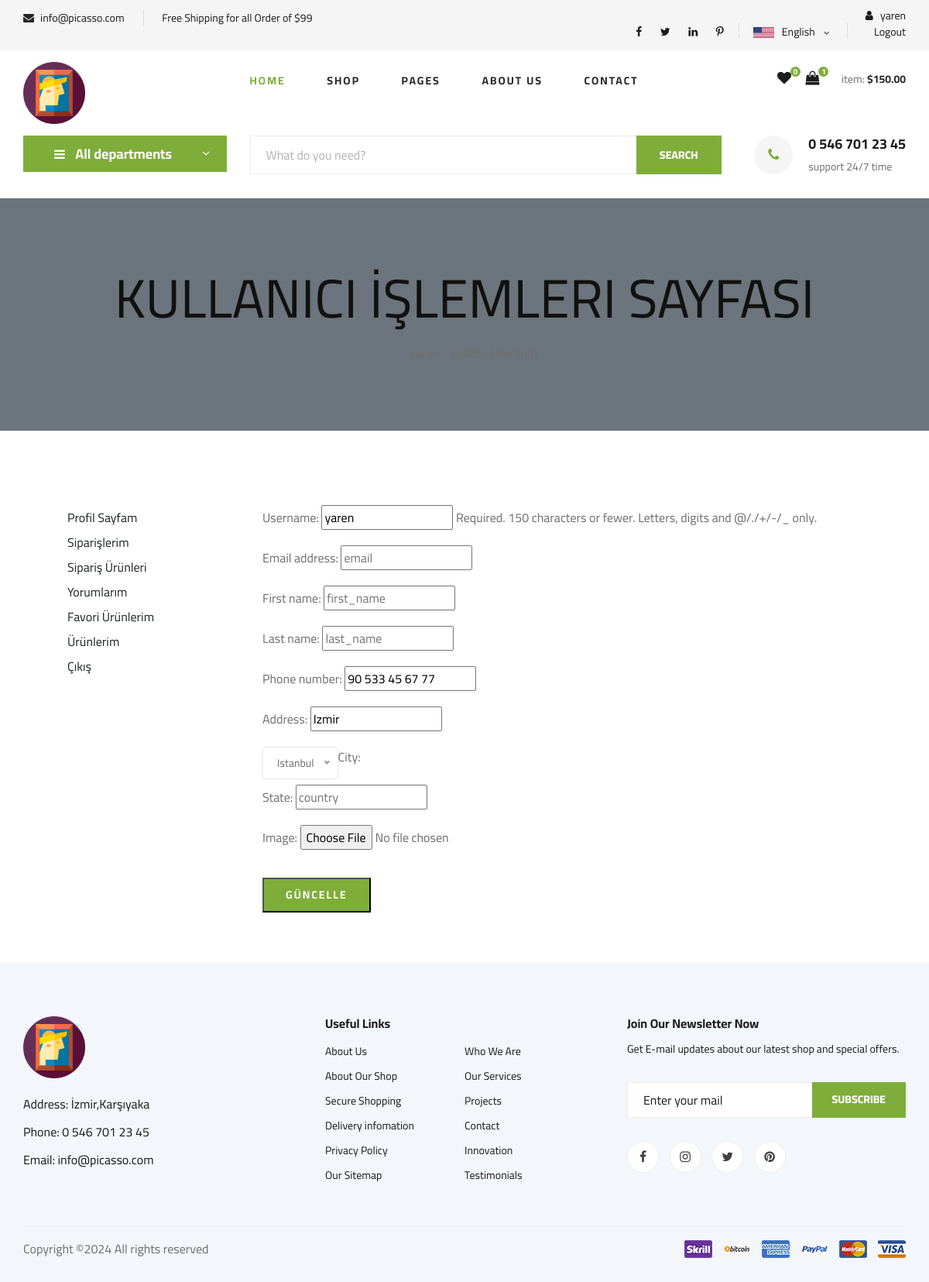
Page /user/update (signed in) on the committed database.
### home/models.py (models this page shows, shortened)
class Settings(models.Model):
    STATUS = (('True', 'True'), ('False', 'False'))
    title = models.CharField(max_length=150)
    keywords = models.CharField(max_length=255)
    description = models.CharField(max_length=255)
    company = models.CharField(max_length=50)
    address = models.CharField(blank=True, max_length=100)
    phone = models.CharField(blank=True, max_length=15)
    fax = models.CharField(blank=True, max_length=15)
    email = models.CharField(blank=True, max_length=50)
    smtpserver = models.CharField(blank=True, max_length=50)
    smtpemail = models.CharField(blank=True, max_length=50)
    smtppassword = models.CharField(blank=True, max_length=10)
    smtpport = models.CharField(blank=True, max_length=5)
    icon = models.ImageField(blank=True, upload_to='images/')
    facebook = models.CharField(blank=True, max_length=50)
    instagram = models.CharField(blank=True, max_length=50)
    twitter = models.CharField(blank=True, max_length=50)
    youtube = models.CharField(blank=True, max_length=50)
    aboutus = RichTextUploadingField()
    contact = RichTextUploadingField()
    references = RichTextUploadingField()
    status = models.CharField(max_length=10, choices=STATUS)
    create_at = models.DateTimeField(auto_now_add=True)
    update_at = models.DateTimeField(auto_now=True)

### user/models.py (models this page shows, shortened)
class UserProfile(models.Model):
    user = models.OneToOneField(User, on_delete=models.CASCADE, primary_key=True)
    phone_number = models.CharField(max_length=15, blank=True)
    address = models.CharField(max_length=100, blank=True)
    city = models.CharField(max_length=100, blank=True)
    state = models.CharField(max_length=100, blank=True)
    image = models.ImageField(upload_to='images/users/', default='images/users/default.jpg')
    def image_tag(self):
        return mark_safe('<img src="{}" height="50"/>'.format(self.image.url))
    image_tag.short_description = 'Image'

### user/views.py (the view)
# urls.py: path('update', views.user_update, name='user_update'),
@login_required(login_url='/user/login/')
def user_update(request):
    if request.method == 'POST':
        user_form = UserUpdateForm(request.POST, instance=request.user)
        profile_form = ProfileUpdateForm(request.POST, request.FILES, instance=request.user.userprofile)
        if user_form.is_valid() and profile_form.is_valid():
            user_form.save()
            profile_form.save()
            messages.success(request, 'Kullanıcı Güncelleme Başarılı')
            return HttpResponseRedirect('/user')
    else:
        user_form = UserUpdateForm(instance=request.user)
        profile_form = ProfileUpdateForm(instance=request.user.userprofile)
        context = {'user_form': user_form, 'profile_form':profile_form}
        return render(request, 'user_update.html',context)

### user/forms.py
class UserUpdateForm(forms.ModelForm):
    class Meta:
        model = User
        fields = ('username', 'email', 'first_name', 'last_name')
        widgets = {
            'username': TextInput(attrs={'class': 'input', 'placeholder': 'username'}),
            'email': EmailInput(attrs={'class': 'input', 'placeholder': 'email'}),
            'first_name': TextInput(attrs={'class': 'input', 'placeholder': 'first_name'}),
            'last_name': TextInput(attrs={'class': 'input', 'placeholder': 'last_name'}),
        }

class ProfileUpdateForm(forms.ModelForm):
    class Meta:
        model = UserProfile
        fields = ['phone_number', 'address', 'city', 'state', 'image']
        widgets = {
            'phone': TextInput(attrs={'class': 'input', 'placeholder': 'phone'}),
            'address': TextInput(attrs={'class': 'input', 'placeholder': 'address'}),
            'city': Select(attrs={'class': 'input', 'placeholder': 'city'}, choices=CITY),
            'state': TextInput(attrs={'class': 'input', 'placeholder': 'country'}),
            'image': FileInput(attrs={'class': 'input', 'placeholder': 'image', }),
        }

### home/context_processors.py (called while the page is built)
def global_settings(request):
    settings = Settings.objects.get(pk=1)
    return {
        'settings': settings
    }

### myProject/context_processors.py (called while the page is built)
def favori_check(request):
    if request.user.is_authenticated:
        request.session['favori_items'] = (AddFavourite.objects.filter(user_id = request.user.id).count())
        request.session['cart_items'] = ShopCart.objects.filter(user_id=request.user.id).count()
        return {'favori_itemss': request.session['favori_items'],'cart_items':request.session['cart_items']}
    else:
        request.session['favori_items'] = 0
        return {'favori_itemss': request.session['favori_items']}

### product/context_processors.py (called while the page is built)
def categories(request):
    categories = Category.objects.all()
    if categories :
       return {'categories': categories}
    else:
        return dict()

### templates/user_update.html (shortened to what this page needs)
{% extends 'home.html' %}
{% block body %}
    <div class="container-fluid bg-secondary mb-5">
        <div class="d-flex flex-column align-items-center justify-content-center" style="min-height: 300px">
            <h1 class="font-weight-semi-bold text-uppercase mb-3">Kullanıcı İşlemleri Sayfası</h1>
            <div class="d-inline-flex">
                <p class="m-0 px-2">-</p>
                <p class="m-0">{{ user }} - Update User Info</p>
            </div>
        </div>
    </div>
    <div class="container-fluid pt-5">
        <div class="row px-xl-5">
            <div class="col-lg-3 mb-5">
                {% include 'user_panel.html' %}
            </div>
            <div class="col-lg-9 mb-5">
          <form method="post" enctype="multipart/form-data">
                    <fieldset class="form-group">
                        {{ user_form.as_p }}
                        {{ profile_form.as_p }}
                    </fieldset>
                    <div class="form-group">
                            <button class="primary-btn" type="submit">Güncelle</button>
                        </div>
                </form>
            </div>
        </div>
    </div>
{% endblock %}

### templates/header.html (shortened to what this page needs)
{% load static %}
<header class="header">
    <div class="header__top">
        <div class="container">
            <div class="row">
                <div class="col-lg-6 col-md-6">
                    <div class="header__top__left">
                        <ul>
                            <li><i class="fa fa-envelope"></i>  {{settings.email}}</li>
                            <li>Free Shipping for all Order of $99</li>
                        </ul>
                    </div>
                </div>
                <div class="col-lg-6 col-md-6">
                    <div class="header__top__right">
                        <div class="header__top__right__social">
                            <a href="#"><i class="fa fa-facebook"></i></a>
                            <a href="#"><i class="fa fa-twitter"></i></a>
                            <a href="#"><i class="fa fa-linkedin"></i></a>
                            <a href="#"><i class="fa fa-pinterest-p"></i></a>
                        </div>
                        <div class="header__top__right__language">
                            <img src="{% static  'img/language.png'%}" alt="">
                            <div>English</div>
                            <span class="arrow_carrot-down"></span>
                        </div>
                        <div class="header__top__right__auth">
                            {% if user.id is not None %}
                            <a href="{% url 'user_profile'%}"><i class="fa fa-user"></i> {{user.username}}</a>
                            <a href="{% url 'user_logout'%}"></i> Logout</a>
                           {% else %}
                           <a href="{% url 'user_login'%}"><i class="fa fa-user"></i> Login</a>
                           <a href="{% url 'user_register'%}"></i> Register</a>
                 </div>
                 {% endif %}
             </div>
                        </div>
                    </div>
                </div>
            </div>
        </div>
    <div class="container">
        <div class="row">
            <div class="col-lg-3">
                <div class="header__logo">
                    <a href="./index.html"><img src="{% static  'img/picasso_icon.ico'%}" width="80" alt=""></a>
                </div>
            </div>
            <div class="col-lg-6">
                <nav class="header__menu">
                    <ul>
                        <li class="active"><a href="{% url 'index'%}">Home</a></li>
                        <li><a href="{% url 'search' %}">Shop</a></li>
                        <li><a href="#">Pages</a>
                        </li>
                        <li><a href="{%url 'aboutus' %}">About Us</a></li>
                        <li><a href="{%url 'iletisim' %}">Contact</a></li>
                    </ul>
                </nav>
            </div>
            <div class="col-lg-3">
                <div class="header__cart">
                    <ul>
                        <li><a href="/order/favorites"><i class="fa fa-heart"></i> <span>{{request.session.favori_items}}</span>
                        </a>
                    </li>
                        <li><a href="/order/shopcart"><i class="fa fa-shopping-bag"></i> <span>{{request.session.cart_items}}</span>
                        </a>
                    </li>
                    </ul>
                    <div class="header__cart__price">item: <span>$150.00</span></div>
                </div>
            </div>
        </div>
    </div>
</header>

### templates/hero_normal.html (shortened to what this page needs)
  {% load static %}
   <section class="hero hero-normal">
    <div class="container">
        <div class="row">
            <div class="col-lg-3">
                <div class="hero__categories">
                    <div class="hero__categories__all">
                        <i class="fa fa-bars"></i>
                        <span>All departments</span>
                    </div>
                </div>
            </div>
            <div class="col-lg-9">
                <div class="hero__search">
                    <div class="hero__search__form">
                        <form action="/search/" method = "post">
                            <input type="text" name = "query" placeholder="What do you need?">
                            <button type="submit" class="site-btn">SEARCH</button>
                        </form>
                    </div>
                    <div class="hero__search__phone">
                        <div class="hero__search__phone__icon">
                            <i class="fa fa-phone"></i>
                        </div>
                        <div class="hero__search__phone__text">
                            <h5>{{settings.phone}}</h5>
                            <span>support 24/7 time</span>
                        </div>
                    </div>
                </div>
            </div>
        </div>
    </div>
</section>

### templates/footer.html
{% load static %}
 <footer class="footer spad">
    <div class="container">
        <div class="row">
            <div class="col-lg-3 col-md-6 col-sm-6">
                <div class="footer__about">
                    <div class="footer__about__logo">
                        <a href="{% url 'index'%}"><img src="{% static 'img/picasso_icon.ico' %}" width="80" alt=""></a>
                    </div>
                    <ul>
                        <li>Address: {{ settings.address}}</li>
                        <li>Phone: {{ settings.phone}}</li>
                        <li>Email: {{ settings.email}}</li>
                    </ul>
                </div>
            </div>
            <div class="col-lg-4 col-md-6 col-sm-6 offset-lg-1">
                <div class="footer__widget">
                    <h6>Useful Links</h6>
                    <ul>
                        <li><a href="{% url 'aboutus'%}">About Us</a></li>
                        <li><a href="#">About Our Shop</a></li>
                        <li><a href="#">Secure Shopping</a></li>
                        <li><a href="#">Delivery infomation</a></li>
                        <li><a href="#">Privacy Policy</a></li>
                        <li><a href="#">Our Sitemap</a></li>
                    </ul>
                    <ul>
                        <li><a href="{% url 'iletisim'%}">Who We Are</a></li>
                        <li><a href="#">Our Services</a></li>
                        <li><a href="#">Projects</a></li>
                        <li><a href="#">Contact</a></li>
                        <li><a href="#">Innovation</a></li>
                        <li><a href="#">Testimonials</a></li>
                    </ul>
                </div>
            </div>
            <div class="col-lg-4 col-md-12">
                <div class="footer__widget">
                    <h6>Join Our Newsletter Now</h6>
                    <p>Get E-mail updates about our latest shop and special offers.</p>
                    <form action="#">
                        <input type="text" placeholder="Enter your mail">
                        <button type="submit" class="site-btn">Subscribe</button>
                    </form>
                    <div class="footer__widget__social">
                        <a href="#"><i class="fa fa-facebook"></i></a>
                        <a href="#"><i class="fa fa-instagram"></i></a>
                        <a href="#"><i class="fa fa-twitter"></i></a>
                        <a href="#"><i class="fa fa-pinterest"></i></a>
                    </div>
                </div>
            </div>
        </div>
        <div class="row">
            <div class="col-lg-12">
                <div class="footer__copyright">
                    <div class="footer__copyright__text"><p>
Copyright &copy;<script>document.write(new Date().getFullYear());</script> All rights reserved
</p></div>
                    <div class="footer__copyright__payment"><img src="{% static  'img/payment-item.png'%}" alt=""></div>
                </div>
            </div>
        </div>
    </div>
</footer>

### rows in the picture
Settings: email "info@picasso.com", phone "0 546 701 23 45", address "İzmir,Karşıyaka"
UserProfile: phone_number "90 533 45 67 77", address "Izmir"

### other values in the picture
{{ user.username }} "yaren"
{{ request.session.favori_items }} "0"
{{ request.session.cart_items }} "1"
